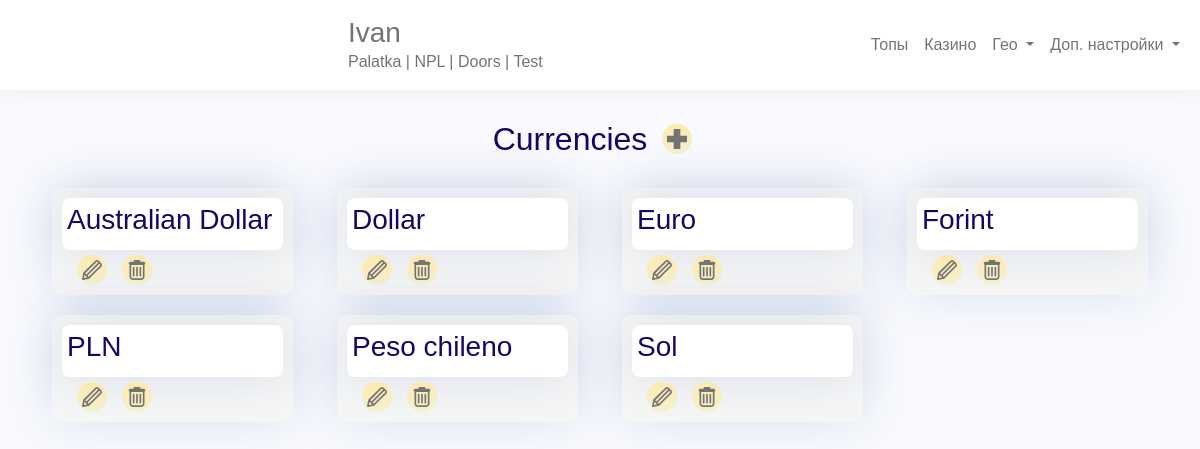
The app's page /top/currencyadmin/ (signed in) with its own data.
### top/models.py (models this page shows, shortened)
class Source(models.Model):
    name = models.CharField(u'Источник', blank=False, max_length=255, null=False)
    class Meta:
        verbose_name = u"Источник"
        verbose_name_plural = u"Источники"

### geo/models.py (models this page shows, shortened)
class Currency(models.Model):
    name = models.CharField(u'name', max_length=50, unique=True)
    acronym = models.CharField(u'acronym', max_length=5, null=True, default=None)
    symbol = models.CharField(u'symbol', max_length=5, blank=True, null=True, default=None)
    logo = ThumbnailerImageField(u'logo', upload_to="upload/img/currency/", blank=True)
    class Meta:
        verbose_name = u"Currency"
        verbose_name_plural = u"Currencies"

### top/views.py (the view)
# urls.py: path('top/currencyadmin/', topviews.currencyadmin, name='currency_admin'),  # CurrencyAdmin
@login_required
def currencyadmin(request):
    temp = 'topadmin/currencyadmin.html'
    currencies = Currency.objects.all().order_by('name')
    context = {'currencies': currencies, }
    return render(request, temp, context)

### templates/topadmin/currencyadmin.html (shortened to what this page needs)
{% extends './base.html' %}
{% block content %}
<div class="row ">
	<div class="col-12">
		<div class="section-head d-flex align-items-center justify-content-center">
			<h2>Currencies</h2>
			<a href="{% url 'currency_edit' slug='new'  %}" class="btn-circle btn-head" target="_blanc">
			</a>
		</div>
	</div>
	{% for currency in currencies %}
	<div class="col-12 col-md-6 col-lg-4 col-xl-3">
		<div class="box casino">
			<div class="d-flex align-items-stretch">
				<div class="box-item casino-box-item">
					<h3>{{currency.name}}</h3>
				</div>
			</div>
			<div class="casino-info">
				<div class="casino-btnbox">
					<a class="top-url-eye btn-circle" href="{% url 'currency_edit' slug=currency.id %}" target="_blanc">
					</a>
					<a class="btn-circle btn-delete" href="#delete-{{currency.id}}" data-bs-target="#delete-{{currency.id}}" data-bs-toggle="modal">
					</a>
				</div>
			</div>
		</div>
	</div>
	{% endfor %}
</div>
{% endblock %}

### templates/topadmin/base.html (shortened to what this page needs)
<!DOCTYPE html>
<html lang="en">
<head>
	<link rel="stylesheet" href="/media/topadmin/fonts/stylesheet.css">
	<link rel="stylesheet" href="/media/topadmin/styles/jquery-ui.css">
	<link rel="stylesheet" href="/media/topadmin/styles/bootstrap.min.css">
	<link href="/media/topadmin/styles/widgets.css" type="text/css" media="all" rel="stylesheet">
	<link rel="stylesheet" href="/media/topadmin/styles/styles.css">
</head>
<body>
		<nav class="navbar fixed-top navbar-expand-lg navbar-light">
			<div class="container-fluid">
				<div class="navbar-text">
					<h3 class="m-0 p-0">{{user.username}}</h3>
					<p class="m-0 p-0">
						{% for source in user.profile.permission.all %}
							{% if forloop.counter != 1 %}
								 |
							{% endif %}
							{{source.name}}
						{% endfor %}
					</p>
				</div>
				<ul class="navbar-nav">
					<li class="nav-item">
						<a class="nav-link"  href="{% url 'topadmin' %}">Топы</a>
					</li>
					<li class="nav-item">
						<a class="nav-link" href="{% url 'casinoadmin' %}">Казино</a>
					</li>
					<li class="nav-item dropdown">
						<a class="nav-link  dropdown-toggle" href="#" id="navbarDropdown-geo" role="button" data-bs-toggle="dropdown" aria-expanded="false">
							Гео
						</a>
					</li>
					<li class="nav-item dropdown">
						<a class="nav-link  dropdown-toggle" href="#" id="navbarDropdown-casino" role="button" data-bs-toggle="dropdown" aria-expanded="false">
							Доп. настройки
						</a>
					</li>
				</ul>
			</div>
		</nav>
		<main>
			<div class="container">
				{% block content %}
				{% endblock %}
			</div>
		</main>
</body>
</html>

### media/topadmin/styles/styles.css (style rules this page uses)
body { font-family: 'Poppins', sans-serif; color: #180466; background: #F9FAFE; }
.navbar { background: #fff; box-shadow: 0 0 20px 1px #eaeaea99; }
main { margin-top: 100px; }
.box { background: #f6f6f6; border-radius: 10px; margin: 10px; padding: 10px; box-shadow: rgba(42, 89, 152, 15%) 0px 0px 50px; }
.box-item { margin-bottom: 10px; width: 100%; background: #fff; padding: 5px; border-radius: 8px; box-shadow: rgb(42 89 152 / 15%) 0px 0px 50px; }
.btn-circle { border: none; width: 30px; height: 30px; display: flex; padding: 5px; justify-content: center; align-items: center; border-radius: 50%; background: linear-gradient(to bottom, #FEE9AD 0%, #F4F1D0 100%); }
.btn-circle svg { fill: #747474; }
.section-head { margin: 20px 0; }
.section-head h2 { margin: 0; }
.btn-head { margin: 0 15px; }
.top-url-eye, .top-url-copy { margin: 0 15px; }
.casino-box-item { margin: 0; }
.casino-btnbox { display: flex; justify-content: end; }
.casino-info { margin: 5px 0 0; display: flex; justify-content: space-between; }

### records on screen
Source: name "Palatka"
Source: name "NPL"
Source: name "Doors"
Source: name "Test"
Currency: name "Australian Dollar"
Currency: name "Dollar"
Currency: name "Euro"
Currency: name "Forint"
Currency: name "PLN"
Currency: name "Peso chileno"
Currency: name "Sol"

### other values on screen
{{ user.username }} "Ivan"
